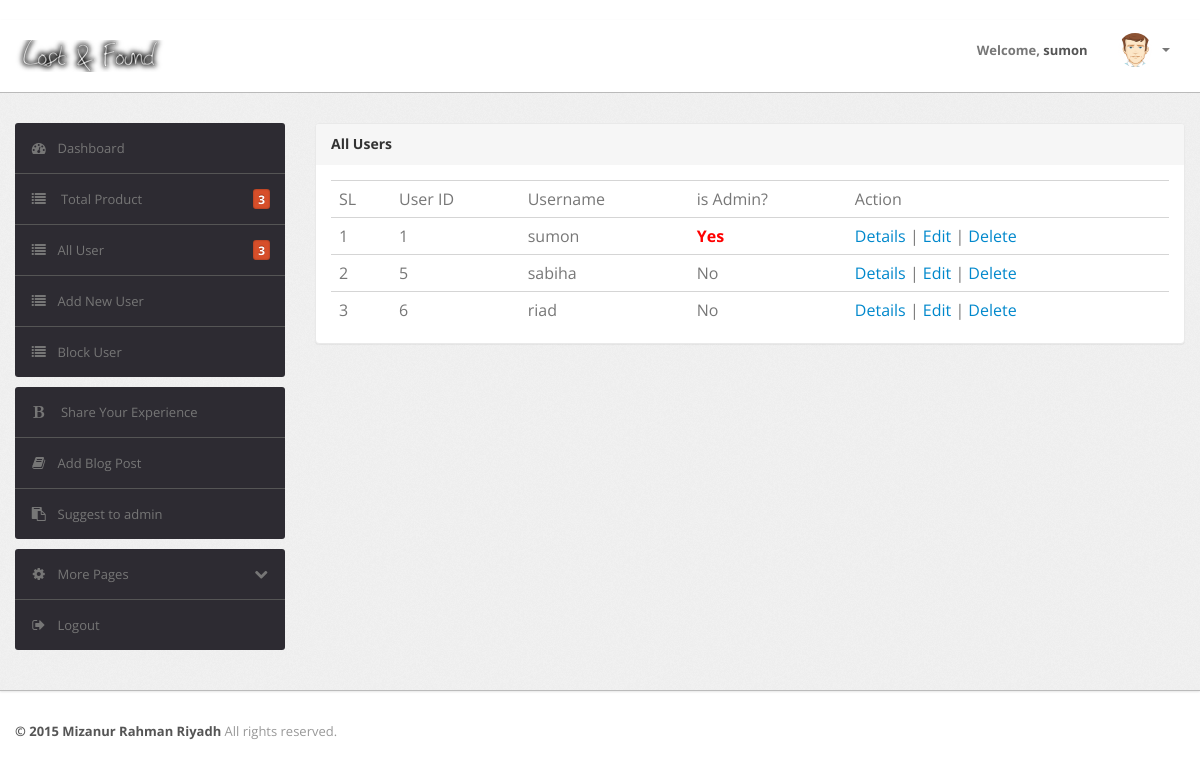
The page /user_list.php (signed in) on the database its author committed.
### tables this page shows
CREATE TABLE `users` (
  `id` int(4) UNSIGNED NOT NULL,
  `username` varchar(63) NOT NULL,
  `email` varchar(100) NOT NULL,
  `password` varchar(50) NOT NULL,
  `is_admin` tinyint(1) NOT NULL,
  `created` datetime NOT NULL,
  `created_by` int(11) NOT NULL,
  `modified` datetime NOT NULL,
  `modified_by` int(11) NOT NULL,
  `is_block` int(11) NOT NULL DEFAULT '0'
);

### src/Product/products.php (called while the page is built, shortened)
<?php
class Products
{
    function __construct()
    {
        $this->conn = new \PDO('mysql:host=localhost;dbname=lostnfound', 'root', '');
        $this->conn->setAttribute(\PDO::ATTR_ERRMODE, \PDO::ERRMODE_EXCEPTION);
    }
    public function number_of_row_product($id = '')
    {
        try {
            $sql = "SELECT * FROM `products`";
            $stmt = $this->conn->prepare($sql);
            $stmt->execute();
            return $stmt->rowCount();
        } catch (PDOException $e) {
            echo 'ERROR: ' . $e->getMessage();
        }
    }
}

### src/Users/users.php (called while the page is built, shortened)
<?php
class Users
{
    public $data = array();
    function __construct()
    {
        $this->conn = new \PDO('mysql:host=localhost;dbname=lostnfound', 'root', '');
        $this->conn->setAttribute(\PDO::ATTR_ERRMODE, \PDO::ERRMODE_EXCEPTION);
    }
    public function find_all_user()
    {
        try {
            $query = "SELECT * FROM users";
            $result = $this->conn->query($query);
            foreach ($result as $row) {
                $this->data[] = $row;
            }
            return $this->data;
        } catch (PDOException $e) {
            echo 'ERROR: ' . $e->getMessage();
        }
    }
    public function number_of_user_count()
    {
        try {
            $sql = "SELECT * FROM `users`";
            $stmt = $this->conn->prepare($sql);
            $stmt->execute();
            return $stmt->rowCount();
        } catch (PDOException $e) {
            echo 'ERROR: ' . $e->getMessage();
        }
    }
}

### user_list.php (the view, shortened to what this page needs)
<?php
if (isset($_SESSION['admin']) && !empty($_SESSION['admin'])) {
    $user_object = new Users();
    $all_users = $user_object->find_all_user();
    ?>
    ﻿<!DOCTYPE html>
    <html lang="en">
        <head>
        <head>
            <link type="text/css" href="bootstrap/css/bootstrap.min.css" rel="stylesheet">
            <link type="text/css" href="bootstrap/css/bootstrap-responsive.min.css" rel="stylesheet">
            <link type="text/css" href="css/theme.css" rel="stylesheet">
            <link type="text/css" href="images/icons/css/font-awesome.css" rel="stylesheet">
        </head>
        <body>
            <div class="navbar navbar-fixed-top">
                <div class="navbar-inner">
                    <div class="container">
                            <a class="brand" href="dashboard.php"><img src="assets/admin/layout3/img/mylogo2.png"</a>
                        <div class="nav-collapse collapse navbar-inverse-collapse">
                            <ul class="nav nav-icons">
                            </ul>
                            <ul class="nav pull-right">
                                <li><a href="#">Welcome, <b><?php echo $_SESSION['username']; ?></b> </a></li>
                                <li class="nav-user dropdown"><a href="#" class="dropdown-toggle" data-toggle="dropdown">
                                        <img src="images/user.png" class="nav-avatar" />
                                        <b class="caret"></b></a>
                                </li>
                            </ul>
                        </div>
                    </div>
                </div>
            </div>
            <div class="wrapper">
                <div class="container">
                    <div class="row">
                        <div class="span3">
                            <div class="sidebar">
                                <ul class="widget widget-menu unstyled">
                                 <?php include_once "menu.php" ?>
                                </ul>
                                <ul class="widget widget-menu unstyled">
                                    <li><a href="#"><i class="menu-icon icon-bold"></i> Share Your Experience </a></li>
                                    <li><a href="#"><i class="menu-icon icon-book"></i>Add Blog Post </a></li>
                                    <li><a href="#"><i class="menu-icon icon-paste"></i>Suggest to admin </a></li>
                                </ul>
                                <ul class="widget widget-menu unstyled">
                                    <li><a class="collapsed" data-toggle="collapse" href="#togglePages"><i class="menu-icon icon-cog">
                                            </i><i class="icon-chevron-down pull-right"></i>More Pages </a>
                                    </li>
                                    <li><a href="logout.php"><i class="menu-icon icon-signout"></i>Logout </a></li>
                                </ul>
                            </div>
                        </div>
                        <div class="span9">
                            <div class="content">
                                <div class="module">
                                    <div class="module-head">
                                        <h3>All Users</h3>
                                    </div>
                                    <div class="module-body">
                                        <table class="table">
                                            <tr>
                                            <td>SL</td>
                                            <td>User ID</td>
                                                <td>Username</td>
                                                <td>is Admin?</td>
                                                <td>Action</td>
                                            </tr>
                                            <?php
    if (isset($all_users) && !empty($all_users)) {
        $sl = 1;
        foreach ($all_users as $user) {
            ?>
            <tr><td><?php echo $sl++ ?></td>
                <td><?php echo $user['id'] ?></td>
                <td><?php echo $user['username'] ?></td>
                <td><?php if($user['is_admin']==1){echo "<b style='color:red'>"."Yes"."</b>";} else{ echo "No"; }?></td>
                <td>
                    <a href="user_details.php?id=<?php echo $user['id']; ?>">Details</a> |
                    <a href="profile_edit.php?id=<?php echo  $user['id'] ?>">Edit</a> |
                    <a href="src/Users/user_delete.php?id=<?php echo $user['id'] ?>">Delete</a>
                </td>
            </tr>
        <?php }
    } ?>
                                        </table>
                                    </div>
                                </div>
                            </div>
                        </div>
                    </div>
                </div>
            </div>
            <div class="footer">
                <div class="container">
                    <b class="copyright">&copy; 2015 Mizanur Rahman Riyadh </b>All rights reserved.
                </div>
            </div>
        </body>
    </html>
    <?php
} else {
    $_SESSION['invalid'] = "Access Denied ! Please login for continue";
    header('location:login.php');
}
?>

### menu.php (shortened to what this page needs)
<?php
$products = new Products();
$number_of_product = $products->number_of_row_product();
$total_user = new Users();
$number_of_user = $total_user->number_of_user_count();
if (isset($_SESSION['user_id']) && !empty($_SESSION['user_id'])) {
    ?>
    <li class="active"><a href="dashboard.php"><i class="menu-icon icon-dashboard"></i>Dashboard</a></li>
    <?php if (isset($_SESSION['admin'])) { ?>
        <li><a href="product_list.php"><i class="menu-icon icon-list"></i> Total Product <b
                    class="label orange pull-right"><?php echo $number_of_product ?></b></a>
        </li>
        <li><a href="user_list.php"><i class="menu-icon icon-list"></i>All User<b
                    class="label orange pull-right"><?php echo $number_of_user ?></b></a></li>
        <li><a href="add_new_user.php"><i class="menu-icon icon-list"></i>Add New User</a></li>
        <li><a href="user_list.php"><i class="menu-icon icon-list"></i>Block User </a></li>
    <?php } else { ?>
        <li><a href="product_list.php"><i class="menu-icon icon-list"></i>Existing Product<b
                    class="label orange pull-right"></b></a></li>
    <?php }
} else {
    $_SESSION['invalid'] = "Access Denied ! Please login for continue";
    header('location:login.php');
} ?>

### css/theme.css (style rules this page uses)
body { font-size: 13px; font-family: 'Open Sans', Arial, sans-serif; background: #fff; color: #777 }
h1, h2, h3, h4, h5, h6 { color: #333; margin-top: 0 }
h3 { font-size: 20px }
strong, b { color: #555 }
.wrapper { background: url(../images/bg.png) #eee; border-bottom: 1px solid #bbb; -webkit-box-shadow: 0 1px 2px rgba(0,0,0,0.1); -moz-box-shadow: 0 1px 2px rgba(0,0,0,0.1); box-shadow: 0 1px 2px rgba(0,0,0,0.1); padding: 30px 0 }
.footer { color: #999; padding: 30px 0 60px }
body [class^="icon-"], body [class*=" icon-"] { font-size: 14px; line-height: 20px; height: 20px }
.module { background: #fff; -webkit-border-radius: 3px; -moz-border-radius: 3px; border-radius: 3px; border: 1px solid #ccc; border-bottom-color: #bbb; -webkit-box-shadow: 0 0 1px rgba(0,0,0,0.2); -moz-box-shadow: 0 0 1px rgba(0,0,0,0.2); box-shadow: 0 0 1px rgba(0,0,0,0.2); margin-bottom: 30px }
.navbar { position: static!important; margin: 0!important }
.navbar .navbar-inner { background: #fff; border-bottom: 1px solid #bbb; -webkit-box-shadow: 0 1px 2px rgba(0,0,0,0.15); -moz-box-shadow: 0 1px 2px rgba(0,0,0,0.15); box-shadow: 0 1px 2px rgba(0,0,0,0.15) }
.navbar .brand { color: #333; font-weight: bold; font-size: 20px; margin-right: 20px; padding: 20px }
.navbar .nav>li>a { padding: 20px 15px; font-weight: bold; color: #777 }
.nav-user>a { height: 20px }
.nav-avatar { width: 34px; height: 34px; margin: -7px 5px 0 0; -webkit-border-radius: 50%; -moz-border-radius: 50%; border-radius: 50% }
.table { margin-bottom: 0 }
.table th, .table td { border-color: #d5d5d5!important }
.widget-menu { background: #fff; -webkit-border-radius: 3px; -moz-border-radius: 3px; border-radius: 3px; overflow: hidden }
.widget-menu a { color: #555; display: block; line-height: 20px; padding: 15px; text-decoration: none!important }
.widget-menu .menu-icon { margin-right: 10px; color: #767676; -webkit-transition: all .2s ease-in-out; -moz-transition: all .2s ease-in-out; transition: all .2s ease-in-out; }
.widget-menu .label { background: #888; -webkit-box-shadow: 0 0 2px rgba(0,0,0,0.4) inset; -moz-box-shadow: 0 0 2px rgba(0,0,0,0.4) inset; box-shadow: 0 0 2px rgba(0,0,0,0.4) inset; -webkit-border-radius: 3px; -moz-border-radius: 3px; border-radius: 3px; line-height: 20px; padding: 0 5px }
.widget-menu .label.orange { background: #d74f2a }
.widget-menu>li+li { border-top: 1px solid #555 }
.widget-menu>li>a { background-color: #2d2b32; color: #767676; -webkit-transition: all .2s ease-in-out; -moz-transition: all .2s ease-in-out; transition: all .2s ease-in-out; }
.widget-menu>li>a .icon-chevron-down { display: none }
.widget-menu>li>a.collapsed .icon-chevron-down { display: block }
.module { box-shadow: 0 0 3px rgba(0,0,0,.1); border-color: #e9e9e9; margin-bottom: 20px; background-color: #fff; border-radius: 4px; -webkit-box-shadow: 0 1px 1px rgba(0,0,0,.05); box-shadow: 0 1px 1px rgba(0,0,0,.05); }
.module-head { color: #767676; background-color: #f6f6f6; border-color: #e9e9e9; padding: 10px 15px; border-bottom: 1px solid transparent; border-top-right-radius: 3px; border-top-left-radius: 3px; }
.module-head h3 { font-size: 14px; line-height: 20px; height: 20px; margin: 0 }
.module-body { padding: 15px }

### rows shown on the page
users: id "1", username "sumon", is_admin "Yes"
users: id "5", username "sabiha", is_admin "No"
users: id "6", username "riad", is_admin "No"

### other values the page prints
$_SESSION['username'] "sumon"
$number_of_product "3"
$number_of_user "3"
